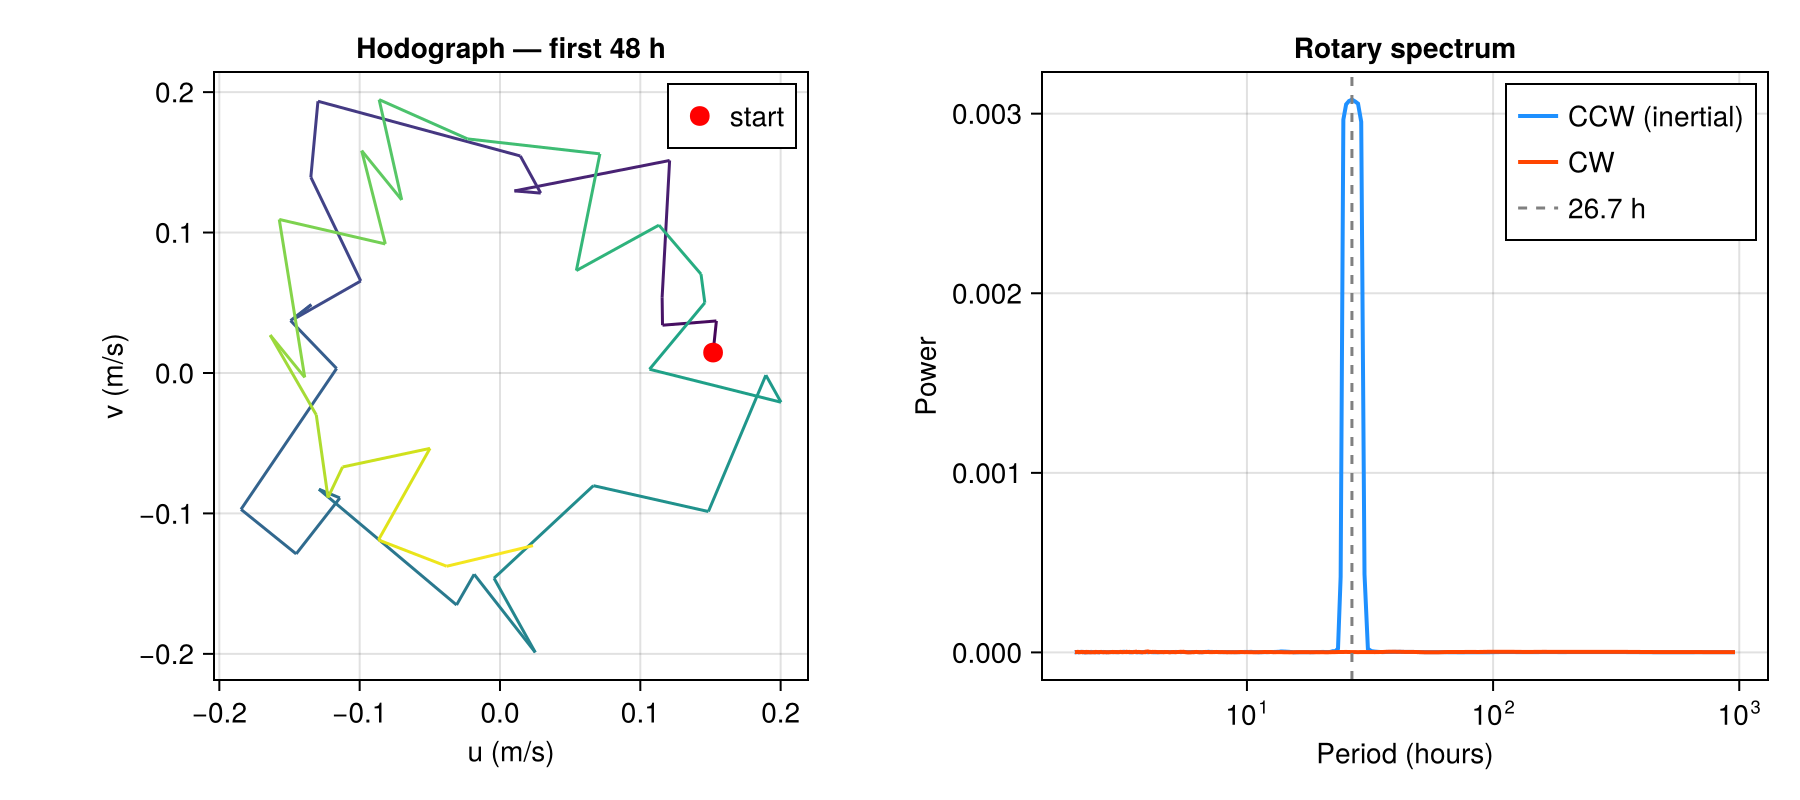

Recreate this plot in Julia.
# # Detecting an inertial oscillation
#
# Inertial oscillations are the ocean's signature of the Coriolis force: a
# parcel of water given a push rotates freely at the local inertial frequency
# `f = 2*Ω*sin(latitude)`, tracing a circle that is **counter-clockwise in the
# Northern Hemisphere** and clockwise in the Southern. Gonella (1972) showed
# that this handedness falls straight out of a rotary spectral decomposition:
# split a velocity time series `w = u + iv` into its positive- and
# negative-frequency parts, and the CCW/CW power ratio tells you which way
# the water is spinning.
#
# Here we simulate forty days of hourly current-meter data at 25°N (inertial
# period ≈ 26.7 h), buried in noise, and ask `rotary_spectrum` to find it.

using ValTools, Multitaper, CairoMakie, Random
Random.seed!(1)

dt = 1.0                    # hours between samples
t  = 0:dt:(24*40)           # 40 days, hourly — enough frequency resolution to nail 26.7 h
f_inertial = 1 / 26.7       # cycles/hour at 25°N

u = 0.15 .* cos.(2π * f_inertial .* t) .+ 0.03 .* randn(length(t))
v = 0.15 .* sin.(2π * f_inertial .* t) .+ 0.03 .* randn(length(t))  # CCW = inertial (NH)

spec = rotary_spectrum(u, v; dt_hours=dt)

peak = argmax(spec.S_ccw)
println("Peak CCW period:     ", round(1 / spec.freq[peak], digits=1), " h  (true: 26.7 h)")
println("Rotary coefficient:  ", round(spec.rotary_coefficient[peak], digits=2), "  (+1 = purely CCW/inertial, -1 = purely CW)")

# Two views of the same signal: the hodograph shows the velocity vector
# literally spiraling counter-clockwise over time, and the rotary spectrum
# shows *why* — almost all the energy sits in the CCW branch at 26.7 h.

fig = Figure(size=(900, 400))

ax1 = Axis(fig[1, 1], xlabel="u (m/s)", ylabel="v (m/s)", title="Hodograph — first 48 h",
           aspect=DataAspect())
lines!(ax1, u[1:48], v[1:48], color=1:48, colormap=:viridis)
scatter!(ax1, [u[1]], [v[1]], color=:red, markersize=14, label="start")
axislegend(ax1)

ax2 = Axis(fig[1, 2], xlabel="Period (hours)", ylabel="Power", title="Rotary spectrum",
           xscale=log10)
periods = 1 ./ spec.freq
lines!(ax2, periods, spec.S_ccw, label="CCW (inertial)", color=:dodgerblue, linewidth=2)
lines!(ax2, periods, spec.S_cw, label="CW", color=:orangered, linewidth=2)
vlines!(ax2, [26.7], color=:gray, linestyle=:dash, label="26.7 h")
axislegend(ax2)

save(joinpath(@__DIR__, "inertial_oscillation.png"), fig)
println("Saved inertial_oscillation.png")
